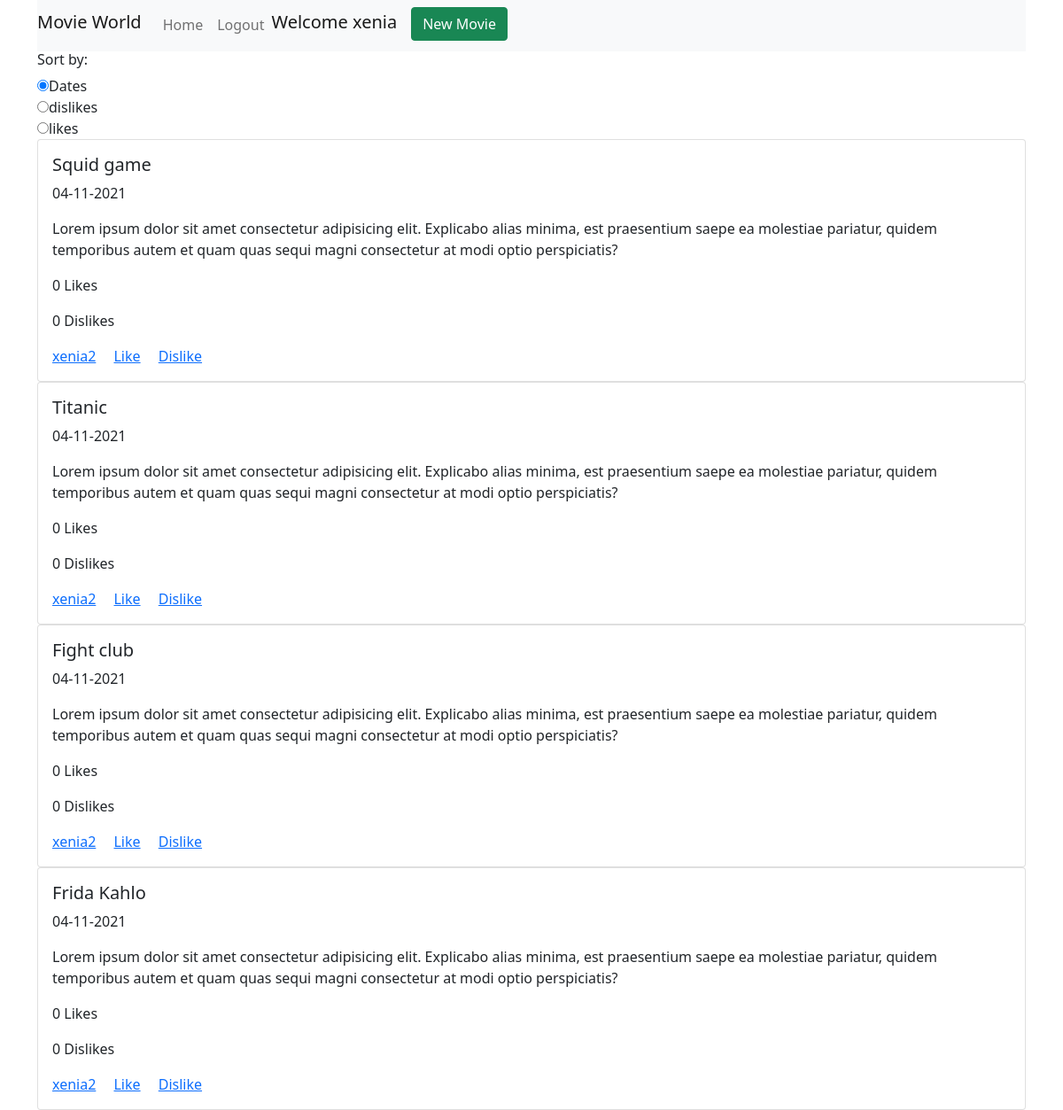
/index.php (signed in), run on the app's committed database.
### tables this page shows
CREATE TABLE `movies` (
  `id` int(20) NOT NULL,
  `title` varchar(70) NOT NULL,
  `description` varchar(1000) NOT NULL,
  `user` varchar(25) NOT NULL,
  `publicationdate` date NOT NULL DEFAULT current_timestamp(),
  `likes` int(11) NOT NULL,
  `dislikes` int(11) NOT NULL
);

### moviesview.php (called while the page is built)
<?php
class Moviesview {
    private $con;
    public function __construct($con) {
        $this->con = $con;
    }
    public function moviesItems($con) {
        $query = $this->con->prepare("SELECT * FROM movies ORDER BY id DESC");
        $query->execute();
        return $query;
    }
    }

### index.php (the view)
<?php
include 'header.php';
include_once 'moviesview.php';
$movieview = new Moviesview($con);
$movie = $movieview->moviesItems($con);
?>
<div class="container">
<form action ='' method='GET'>
  <div class="checkbox">
    <h6>Sort by: </h6>
    <label><input type="radio" name="sortby" value="date" checked>Dates</label>
  </div>
  <div class="checkbox">
    <label><input type="radio" name="sortby" value="dislikes">dislikes</label>
  </div>
  <div class="checkbox disabled">
    <label><input type="radio" name="sortby" value="likes">likes</label>
  </div>
</form>
<?php while ($row = $movie->fetch(PDO::FETCH_ASSOC)): ?>
<div class="card">
  <div class="card-body">
    <h5 class="card-title"><?= $row['title']?></h5>
    <p class="card-text"><?= date('d-m-Y', strtotime($row['publicationdate']))?></p>
    <p class="card-text"><?= $row['description']?></p>
    <p class="card-text"><?= $row['likes']?> Likes</p>
    <p class="card-text"><?= $row['dislikes']?> Dislikes</p>
    <a href="#" class="card-link"><?= $row['user']?></a>
    <?php if (isset($_SESSION["userLoggedIn"]) && $row['user'] != $_SESSION["userLoggedIn"]): ?>
      <a href="#" class="card-link">Like</a>
      <a href="#" class="card-link">Dislike</a>
    <?php endif ?>
  </div>
</div>
<?php endwhile ?>
</div>
</body>
</html>

### data on the page
movies: title "Squid game", publicationdate "04-11-2021", description "Lorem ipsum dolor sit amet consectetur adipisicing elit. Explicabo alias minima, est praesentium saepe ea molestiae pariatur, quidem temporibus autem et quam quas sequi magni consectetur at modi optio perspiciatis?", likes "0", dislikes "0", user "xenia2", shows "Like"
movies: title "Titanic", publicationdate "04-11-2021", description "Lorem ipsum dolor sit amet consectetur adipisicing elit. Explicabo alias minima, est praesentium saepe ea molestiae pariatur, quidem temporibus autem et quam quas sequi magni consectetur at modi optio perspiciatis?", likes "0", dislikes "0", user "xenia2", shows "Like"
movies: title "Fight club", publicationdate "04-11-2021", description "Lorem ipsum dolor sit amet consectetur adipisicing elit. Explicabo alias minima, est praesentium saepe ea molestiae pariatur, quidem temporibus autem et quam quas sequi magni consectetur at modi optio perspiciatis?", likes "0", dislikes "0", user "xenia2", shows "Like"
movies: title "Frida Kahlo", publicationdate "04-11-2021", description "Lorem ipsum dolor sit amet consectetur adipisicing elit. Explicabo alias minima, est praesentium saepe ea molestiae pariatur, quidem temporibus autem et quam quas sequi magni consectetur at modi optio perspiciatis?", likes "0", dislikes "0", user "xenia2", shows "Like"

### other printed values
$_SESSION["userLoggedIn"] "xenia"
